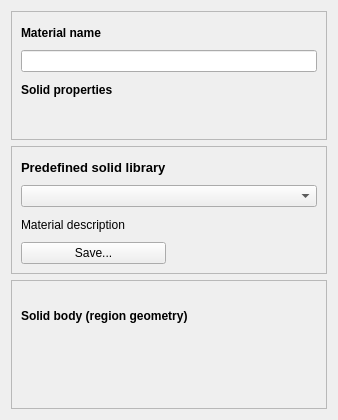
<?xml version="1.0" encoding="UTF-8"?>
<ui version="4.0">
 <class>TaskPanelCfdSolidProperties</class>
 <widget class="QWidget" name="TaskPanelCfdSolidProperties">
  <property name="geometry">
   <rect>
    <x>0</x>
    <y>0</y>
    <width>338</width>
    <height>420</height>
   </rect>
  </property>
  <property name="windowTitle">
   <string>Solid properties</string>
  </property>
  <layout class="QVBoxLayout" name="verticalLayout">
   <item>
    <widget class="QFrame" name="frame_name">
     <property name="frameShape">
      <enum>QFrame::StyledPanel</enum>
     </property>
     <property name="frameShadow">
      <enum>QFrame::Raised</enum>
     </property>
     <layout class="QGridLayout" name="gridLayout_name">
      <item row="0" column="0" colspan="2">
       <widget class="QLabel" name="label_name">
        <property name="font">
         <font>
          <weight>75</weight>
          <bold>true</bold>
         </font>
        </property>
        <property name="text">
         <string>Material name</string>
        </property>
       </widget>
      </item>
      <item row="1" column="0" colspan="2">
       <widget class="QLineEdit" name="material_name"/>
      </item>
      <item row="2" column="0" colspan="2">
       <widget class="QLabel" name="label_props">
        <property name="font">
         <font>
          <weight>75</weight>
          <bold>true</bold>
         </font>
        </property>
        <property name="text">
         <string>Solid properties</string>
        </property>
       </widget>
      </item>
      <item row="3" column="0" colspan="2">
       <widget class="QFrame" name="frame_solid">
        <property name="frameShape">
         <enum>QFrame::NoFrame</enum>
        </property>
        <property name="frameShadow">
         <enum>QFrame::Raised</enum>
        </property>
        <layout class="QFormLayout" name="formLayout_solid">
         <property name="leftMargin">
          <number>0</number>
         </property>
         <property name="topMargin">
          <number>0</number>
         </property>
         <property name="rightMargin">
          <number>0</number>
         </property>
         <property name="bottomMargin">
          <number>0</number>
         </property>
        </layout>
       </widget>
      </item>
     </layout>
    </widget>
   </item>
   <item>
    <widget class="QFrame" name="frame_library">
     <property name="frameShape">
      <enum>QFrame::StyledPanel</enum>
     </property>
     <property name="frameShadow">
      <enum>QFrame::Raised</enum>
     </property>
     <layout class="QGridLayout" name="gridLayout_lib">
      <item row="0" column="0" colspan="2">
       <widget class="QLabel" name="label_lib">
        <property name="font">
         <font>
          <pointsize>10</pointsize>
          <weight>75</weight>
          <bold>true</bold>
         </font>
        </property>
        <property name="text">
         <string>Predefined solid library</string>
        </property>
       </widget>
      </item>
      <item row="1" column="0" colspan="2">
       <widget class="QComboBox" name="PredefinedMaterialLibraryComboBox"/>
      </item>
      <item row="2" column="0" colspan="2">
       <widget class="QLabel" name="solidDescriptor">
        <property name="text">
         <string>Material description</string>
        </property>
        <property name="wordWrap">
         <bool>true</bool>
        </property>
       </widget>
      </item>
      <item row="3" column="0">
       <widget class="QPushButton" name="saveButton">
        <property name="text">
         <string>Save...</string>
        </property>
       </widget>
      </item>
     </layout>
    </widget>
   </item>
   <item>
    <widget class="QFrame" name="frame_body">
     <property name="frameShape">
      <enum>QFrame::StyledPanel</enum>
     </property>
     <property name="frameShadow">
      <enum>QFrame::Raised</enum>
     </property>
     <layout class="QVBoxLayout" name="verticalLayout_body">
      <item>
       <widget class="QLabel" name="label_body">
        <property name="font">
         <font>
          <weight>75</weight>
          <bold>true</bold>
         </font>
        </property>
        <property name="text">
         <string>Solid body (region geometry)</string>
        </property>
       </widget>
      </item>
      <item>
       <widget class="QWidget" name="solidBodyWidget" native="true">
        <layout class="QGridLayout" name="gridLayout_body">
         <property name="leftMargin">
          <number>0</number>
         </property>
         <property name="topMargin">
          <number>0</number>
         </property>
         <property name="rightMargin">
          <number>0</number>
         </property>
         <property name="bottomMargin">
          <number>0</number>
         </property>
        </layout>
       </widget>
      </item>
     </layout>
    </widget>
   </item>
  </layout>
 </widget>
 <tabstops>
  <tabstop>material_name</tabstop>
  <tabstop>PredefinedMaterialLibraryComboBox</tabstop>
 </tabstops>
 <resources/>
 <connections/>
</ui>
